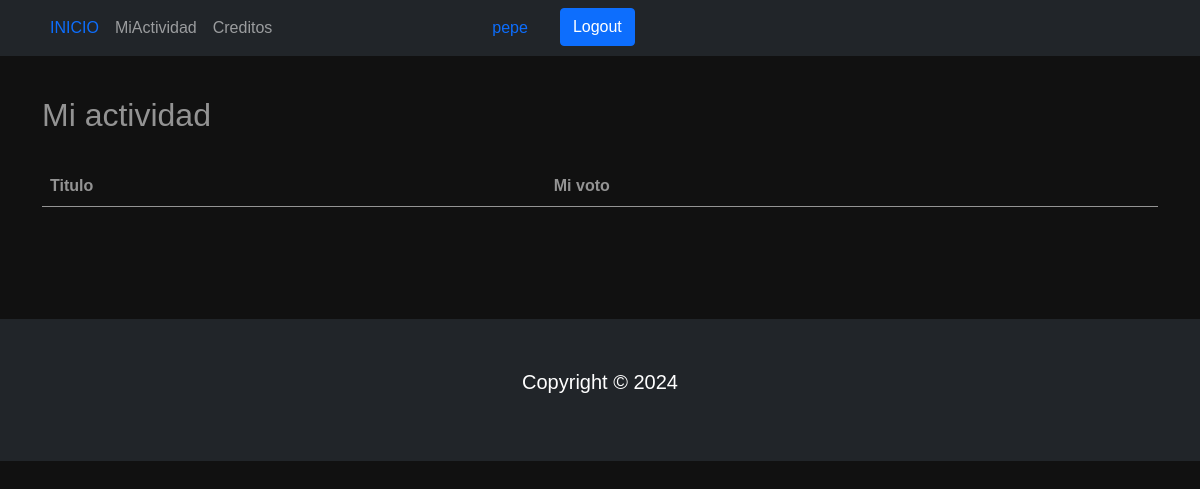
Before: /misInteracciones/ (signed in) with the older database file.
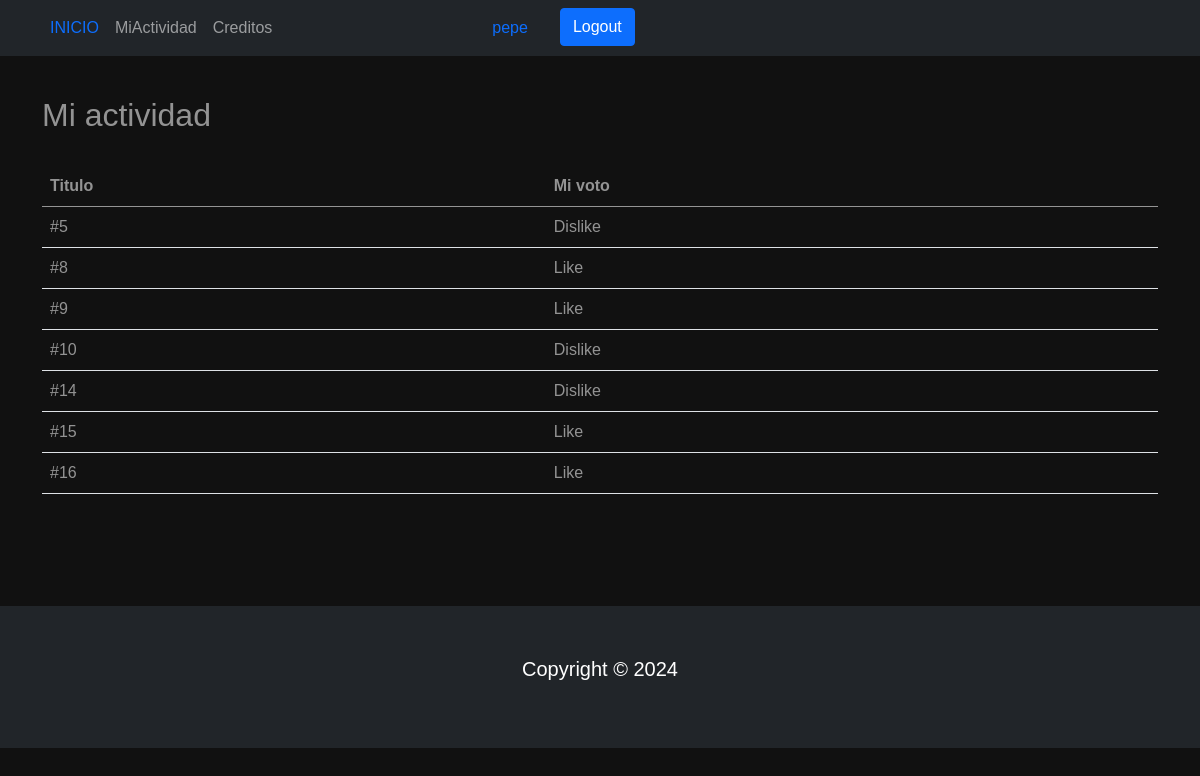
After: the same page with the newer database file.
### AppBlog/models.py (models this page shows, shortened)
class Favoritos(models.Model):
    LIKE = 'LIKE'
    DISLIKE = 'DISLIKE'
    INTERACTION_CHOICES = [
        (LIKE, _('Like')),
        (DISLIKE, _('Dislike')),
    ]
    user = models.ForeignKey(User, on_delete=models.CASCADE)
    posteo = models.ForeignKey(Post, on_delete=models.CASCADE)
    interaction = models.CharField(_('Interaction'), max_length=7, choices=INTERACTION_CHOICES)
    class Meta:
        unique_together = ('user', 'posteo', 'interaction')
        verbose_name = _('Favoritos')
        verbose_name_plural = _('Favoritos')

class Post(models.Model):
    title = models.CharField(max_length=200)
    description = models.TextField()
    created_at = models.DateTimeField(auto_now_add=True)
    updated_at = models.DateTimeField(auto_now=True)
    imagen = models.ImageField(null=True, blank=True, upload_to="imagenes/")

### AppBlog/views.py (the view)
# urls.py: path('misInteracciones/', user_interactions, name='user_interactions'),
@login_required
def user_interactions(request):
    favoritos = Favoritos.objects.filter(user=request.user).select_related('posteo')
    context = {
        'favoritos': favoritos
    }
    return render(request, 'user_interactions.html', context)

### AppBlog/templates/user_interactions.html
{% extends 'home.html' %} {% load static %} {% block content %}
<br />
<br />
<div class="container mt-5">
  <h1>Mi actividad</h1>
  <br />
  <table class="table">
    <thead>
      <tr>
        <th>Titulo</th>
        <th>Mi voto</th>
      </tr>
    </thead>
    <tbody>
      {% for favorito in favoritos %}
      <tr>
        <td>{{ favorito.posteo.title }}</td>
        <td>{{ favorito.get_interaction_display }}</td>
      </tr>
      {% endfor %}
    </tbody>
  </table>
</div>
<br />
<br />
<br />
<br />
{% endblock %}

### AppBlog/templates/home.html (shortened to what this page needs)
{% load static %}
<!DOCTYPE html>
<html lang="en">
  <head>
    <link
      href="https://cdn.jsdelivr.net/npm/bootstrap@5.0.2/dist/css/bootstrap.min.css"
      rel="stylesheet"
    />
    <link
      rel="stylesheet"
      href="https://cdn.jsdelivr.net/npm/bootstrap-icons@1.3.0/font/bootstrap-icons.css"
    />
    <link
      rel="stylesheet"
      href="https://cdnjs.cloudflare.com/ajax/libs/font-awesome/6.2.1/css/all.min.css"
    />
    <link
      rel="stylesheet"
      type="text/css"
      href="{% static 'css/estilos.css' %}"
    />
  </head>
  <body>
    {% include 'navbar.html' %} {% block content %}{% endblock %}
    <footer class="p-5 bg-dark text-white text-center position-relative">
      <div class="container">
        <p class="lead text-white">Copyright &copy; 2024</p>
      </div>
    </footer>
  </body>
</html>

### AppBlog/templates/navbar.html (shortened to what this page needs)
<nav class="navbar navbar-expand-sm bg-dark navbar-dark py-2 fixed-top">
  <div class="container">
    <div class="collapse navbar-collapse" id="navmenu">
      <ul class="navbar-nav mr-auto">
        <li class="nav-item">
          <a class="nav-link" href="{% url 'home' %}"
            ><span class="text-primary">INICIO</span></a
          >
        </li>
        {% if request.user.is_authenticated %}
        <li class="nav-item">
          <a class="nav-link" href="{% url 'user_interactions' %}"
            >MiActividad</a
          >
        </li>
        {% endif %}
        <li class="nav-item">
          <a class="nav-link" href="{% url 'acerca_de_mi' %}">Creditos</a>
        </li>
        <div class="container"></div>
        <div class="container"></div>
        <div class="container"></div>
        <div class="container"></div>
        <div class="container"></div>
        <div class="container"></div>
        <div class="container"></div>
        <div class="container"></div>
        {% if request.user.is_authenticated %}
        <div class="container">
          <li class="nav-item">
            <a class="nav-link" href="{% url 'editar_perfil' %}"
              ><span class="text-primary"
                >{{ request.user.username }}</span
              ></a
            >
          </li>
        </div>
        <div class="container">
          <li class="nav-item">
            <form method="post" action="{% url 'logout' %}">
              <button type="submit" class="btn btn-primary text-center">
                Logout
              </button>
            </form>
          </li>
        </div>
        {% endif %}
      </ul>
    </div>
  </div>
</nav>

### AppBlog/static/css/estilos.css (style rules this page uses)
* { margin: 0; padding: 0; box-sizing: border-box; }
body { font-family: 'Montserrat', sans-serif; background: #111; color: #1d1d1d; }
nav ul li a { border: none; }
th { color: rgba(255, 255, 255, .55); }
tr { color: rgba(255, 255, 255, .55); }
p { color: rgba(255, 255, 255, .55); }
h1 { color: rgba(255, 255, 255, .55); font-size: 2rem; font-weight: 500; line-height: 1.2; margin-bottom: 0.5rem; margin-top: 0; }

Changed rows visible on the page:
added Favoritos: posteo "#5", interaction "Dislike"
added Favoritos: posteo "#8", interaction "Like"
added Favoritos: posteo "#9", interaction "Like"
added Favoritos: posteo "#10", interaction "Dislike"
added Favoritos: posteo "#14", interaction "Dislike"
added Favoritos: posteo "#15", interaction "Like"
added Favoritos: posteo "#16", interaction "Like"
